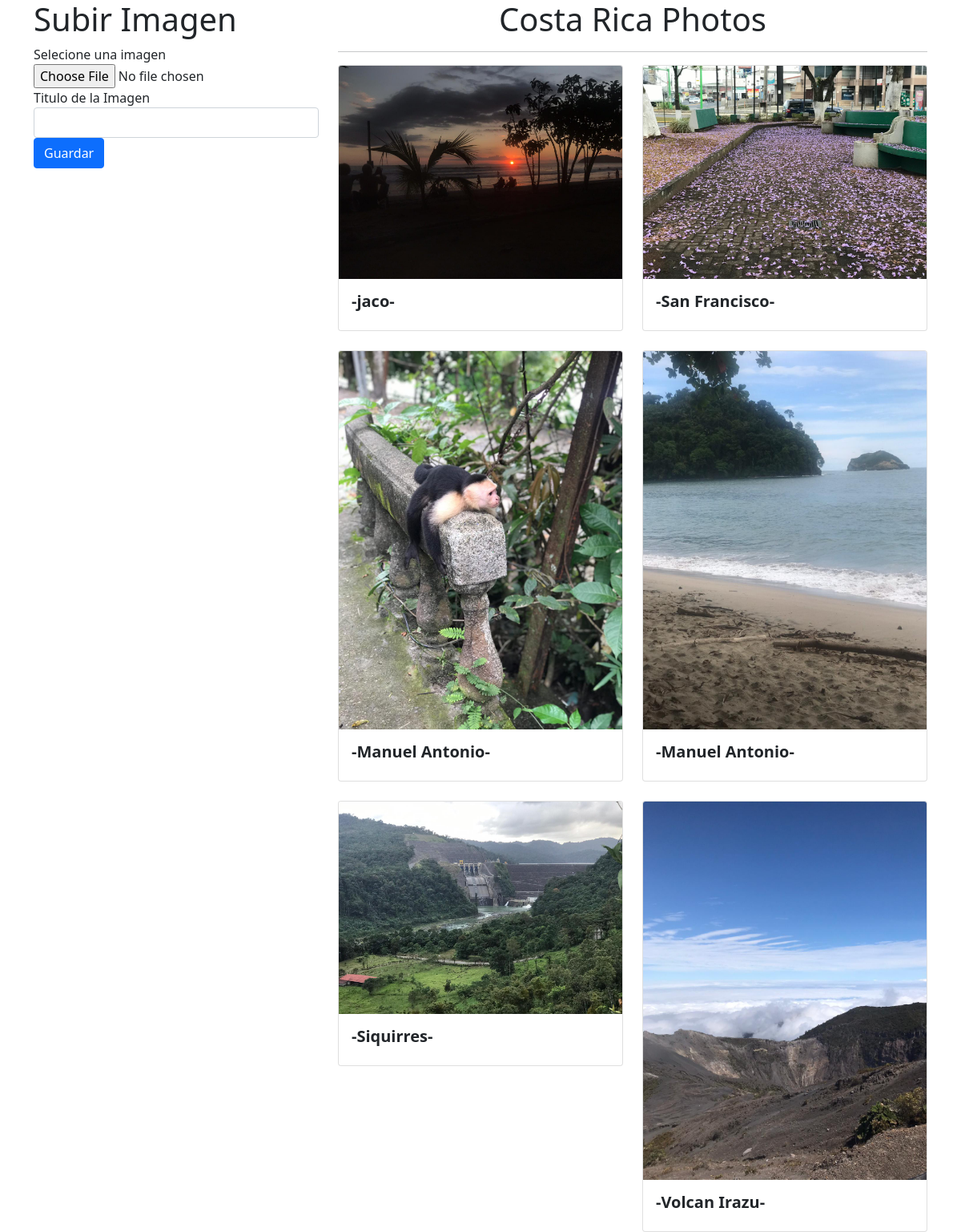
The page / on the database its author committed.
### tables this page shows
CREATE TABLE `imagenes` (
  `cod_imagen` int(11) NOT NULL,
  `IMAGEN` varchar(50) DEFAULT NULL,
  `NOMBRE` varchar(50) DEFAULT NULL
);

### index.php (the view, shortened to what this page needs)
<?php
include('Backend/conexion.php');
$query = "select * from imagenes";
$resultado = mysqli_query($db, $query);
?>
<!DOCTYPE html>
<html lang="en">
<head>
    <link href="https://cdn.jsdelivr.net/npm/bootstrap@5.0.0-beta3/dist/css/bootstrap.min.css" rel="stylesheet">
</head>
<body>
    <div class="container">
        <div class="row">
            <div class="col-lg-4">
                <h1 class="text-dark">Subir Imagen</h1>
                <form action="Backend/subir.php" method="post" enctype="multipart/form-data">
                    <div class="form-group">
                        <label for="my-input">Selecione una imagen </label>
                        <input id="my-input" type="file" name="imagen">
                    </div>
                    <div class="form-group">
                        <label for="my-input">Titulo de la Imagen </label>
                        <input id="my-input" class="form-control" type="text" name="titulo">
                    </div>
                    <input type="submit" value="Guardar" class='btn btn-primary' name="Guardar">
                </form>
            </div>
            <div class="col-lg-8">
                <h1 class="text-dark text-center">Costa Rica Photos </h1>
                <hr>
                <div class="row row-cols-2 row-cols-md-2 g-4">
                    <?php foreach ($resultado as $row) { ?>
                        <div class="card-columns">
                            <div class="card">
                                <img src="Backend/imagenes/<?php echo $row['IMAGEN']; ?>" class="card-img-top" alt="...">
                                <div class="card-body">
                                    <h5 class="card-title"><strong><?php echo $row['NOMBRE']; ?></strong></h5>
                                </div>
                            </div>
                        </div>
                    <?php } ?>
                </div>
            </div>
        </div>
    </div>
</body>
</html>

### rows shown on the page
imagenes: IMAGEN (picture), NOMBRE "-jaco-"
imagenes: IMAGEN (picture), NOMBRE "-San Francisco-"
imagenes: IMAGEN (picture), NOMBRE "-Manuel Antonio-"
imagenes: IMAGEN (picture), NOMBRE "-Manuel Antonio-"
imagenes: IMAGEN (picture), NOMBRE "-Siquirres-"
imagenes: IMAGEN (picture), NOMBRE "-Volcan Irazu-"
